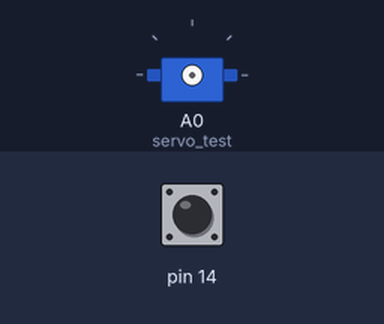
Bench run of a sketch on a simulated Arduino Leonardo, built with avr-gcc and run on an emulated ATmega32U4. Shown: servo. The inputs (shaded band) are chosen by the test bench; at power-on: pin 14 HIGH.

Above: at 0.8 s.
0.9 s: pin 14 pulled LOW for 0.15 s
3.5 s: pin 14 pulled LOW for 1 s
At 5.9 s:
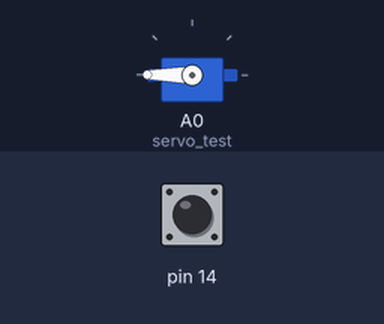
At 10.7 s:
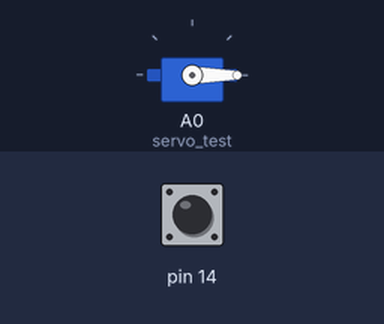
Timing chart, 0 to 16.9 s (numbered marks = the images above; inputs shaded):
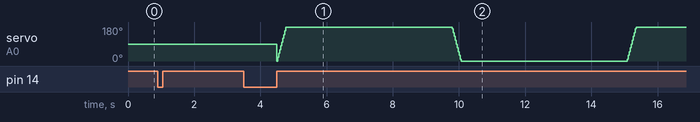

The sketch:

servo-test.ino
```cpp
#include <Romi32U4.h>

#include <Servo.h>             //Servo library

Servo servo_test;        //initialize a servo object for the connected servo
Romi32U4Motors motors;
Romi32U4ButtonA buttonA;

int angle = 0;

void setup()
{
//  buttonA.waitForButton();
//  delay(1000);
//  motors.setSpeeds(50, -50);
//
//  buttonA.waitForButton();
//  delay(1000);
//  motors.setLeftSpeed(0);
//  motors.setRightSpeed(0);

  buttonA.waitForButton();
  delay(1000);
  // motor starts spinning as soon as attached to pin 9; A0 seems to have no problem
  servo_test.attach(A0);      // attach the signal pin of servo to a pin of arduino

  buttonA.waitForButton();
}

void loop()
{
  for(angle = 0; angle <= 180; angle += 10)    // command to move from 0 degrees to 180 degrees
  {
    servo_test.write(angle);                 //command to rotate the servo to the specified angle
    delay(15);
  }
//  servo_test.write(180);

  delay(5000);

  for(angle = 180; angle >= 0; angle -= 10)     // command to move from 180 degrees to 0 degrees
  {
    servo_test.write(angle);              //command to rotate the servo to the specified angle
    delay(15);
  }

//  servo_test.write(0);

  delay(5000);
}
```
